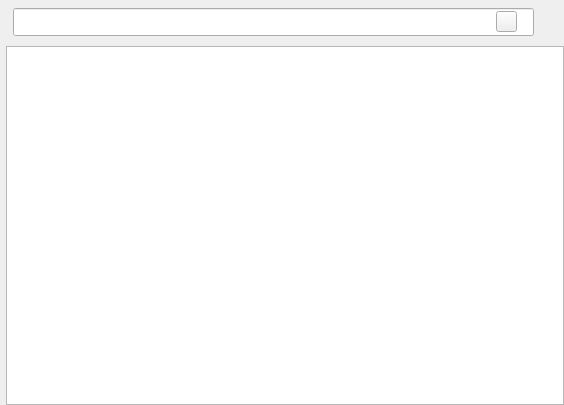
<?xml version="1.0" encoding="UTF-8"?>
<ui version="4.0">
 <class>UserListTabPage</class>
 <widget class="QWidget" name="UserListTabPage">
  <property name="geometry">
   <rect>
    <x>0</x>
    <y>0</y>
    <width>564</width>
    <height>405</height>
   </rect>
  </property>
  <property name="windowTitle">
   <string>UserListTabPage</string>
  </property>
  <layout class="QVBoxLayout" name="verticalLayout_2">
   <property name="spacing">
    <number>0</number>
   </property>
   <property name="leftMargin">
    <number>0</number>
   </property>
   <property name="topMargin">
    <number>0</number>
   </property>
   <property name="rightMargin">
    <number>0</number>
   </property>
   <property name="bottomMargin">
    <number>0</number>
   </property>
   <item>
    <widget class="QWidget" name="widget_UserListTabPage_bk" native="true">
     <layout class="QVBoxLayout" name="verticalLayout">
      <property name="spacing">
       <number>0</number>
      </property>
      <property name="leftMargin">
       <number>6</number>
      </property>
      <property name="topMargin">
       <number>0</number>
      </property>
      <property name="rightMargin">
       <number>0</number>
      </property>
      <property name="bottomMargin">
       <number>0</number>
      </property>
      <item>
       <widget class="QWidget" name="widget_serachUser_bk" native="true">
        <property name="sizePolicy">
         <sizepolicy hsizetype="Fixed" vsizetype="Fixed">
          <horstretch>0</horstretch>
          <verstretch>0</verstretch>
         </sizepolicy>
        </property>
        <property name="minimumSize">
         <size>
          <width>556</width>
          <height>46</height>
         </size>
        </property>
        <property name="maximumSize">
         <size>
          <width>556</width>
          <height>46</height>
         </size>
        </property>
        <widget class="SearchUserLineEdit" name="lineEdit_searchUser">
         <property name="geometry">
          <rect>
           <x>7</x>
           <y>8</y>
           <width>521</width>
           <height>28</height>
          </rect>
         </property>
        </widget>
        <widget class="QPushButton" name="pushButton_searchUser">
         <property name="geometry">
          <rect>
           <x>490</x>
           <y>11</y>
           <width>21</width>
           <height>21</height>
          </rect>
         </property>
         <property name="sizePolicy">
          <sizepolicy hsizetype="Preferred" vsizetype="Preferred">
           <horstretch>0</horstretch>
           <verstretch>0</verstretch>
          </sizepolicy>
         </property>
         <property name="text">
          <string/>
         </property>
         <property name="checkable">
          <bool>true</bool>
         </property>
         <property name="checked">
          <bool>false</bool>
         </property>
        </widget>
        <widget class="QLabel" name="label_userCount">
         <property name="geometry">
          <rect>
           <x>12</x>
           <y>10</y>
           <width>431</width>
           <height>21</height>
          </rect>
         </property>
         <property name="text">
          <string/>
         </property>
        </widget>
       </widget>
      </item>
      <item>
       <widget class="UserListWidget" name="listWidget_userList">
        <property name="sizePolicy">
         <sizepolicy hsizetype="Fixed" vsizetype="Expanding">
          <horstretch>0</horstretch>
          <verstretch>0</verstretch>
         </sizepolicy>
        </property>
        <property name="minimumSize">
         <size>
          <width>558</width>
          <height>0</height>
         </size>
        </property>
        <property name="maximumSize">
         <size>
          <width>558</width>
          <height>16777215</height>
         </size>
        </property>
        <property name="selectionMode">
         <enum>QAbstractItemView::NoSelection</enum>
        </property>
       </widget>
      </item>
     </layout>
    </widget>
   </item>
  </layout>
 </widget>
 <layoutdefault spacing="6" margin="11"/>
 <customwidgets>
  <customwidget>
   <class>UserListWidget</class>
   <extends>QListWidget</extends>
   <header location="global">userlistwidget.h</header>
  </customwidget>
  <customwidget>
   <class>SearchUserLineEdit</class>
   <extends>QLineEdit</extends>
   <header location="global">searchuserlineedit.h</header>
  </customwidget>
 </customwidgets>
 <resources/>
 <connections>
  <connection>
   <sender>pushButton_searchUser</sender>
   <signal>clicked()</signal>
   <receiver>UserListTabPage</receiver>
   <slot>searchUserBtnClicked()</slot>
   <hints>
    <hint type="sourcelabel">
     <x>312</x>
     <y>20</y>
    </hint>
    <hint type="destinationlabel">
     <x>261</x>
     <y>0</y>
    </hint>
   </hints>
  </connection>
 </connections>
 <slots>
  <slot>searchUserBtnClicked()</slot>
 </slots>
</ui>
